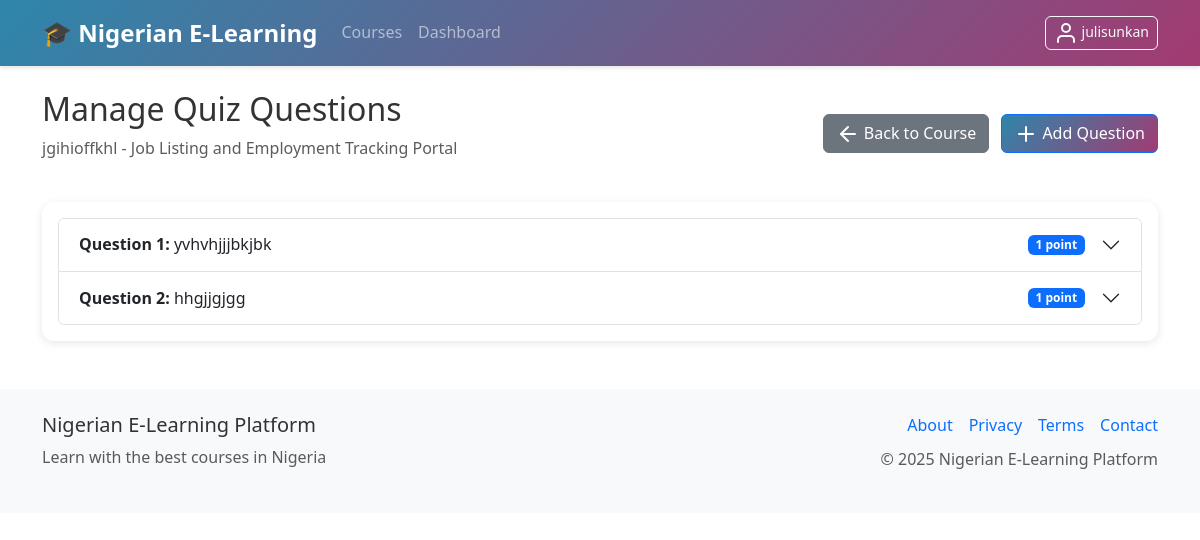
Screenshot of /instructor/quizzes/1/questions (signed in) with the database file from the repository.
### models.py (models this page shows, shortened)
class User(UserMixin, db.Model):
    id = db.Column(db.Integer, primary_key=True)
    username = db.Column(db.String(80), unique=True, nullable=False)
    email = db.Column(db.String(120), unique=True, nullable=False)
    password_hash = db.Column(db.String(256), nullable=False)
    role = db.Column(db.String(20), nullable=False, default='student')  # admin, instructor, tutor, student
    first_name = db.Column(db.String(50))
    last_name = db.Column(db.String(50))
    active = db.Column(db.Boolean, default=True)
    banned = db.Column(db.Boolean, default=False)
    ban_reason = db.Column(db.Text)
    email_verified = db.Column(db.Boolean, default=False)
    verification_token = db.Column(db.String(100))
    password_reset_token = db.Column(db.String(100))
    password_reset_expires = db.Column(db.DateTime)
    email_verification_token = db.Column(db.String(100))
    email_verification_expires = db.Column(db.DateTime)
    premium_user = db.Column(db.Boolean, default=False)
    instructor_verified = db.Column(db.Boolean, default=False)
    badge_level = db.Column(db.String(20), default='basic')  # basic, bronze, silver, gold, premium
    wallet_balance = db.Column(db.Float, default=0.0)
    created_at = db.Column(db.DateTime, default=datetime.utcnow)
    last_login = db.Column(db.DateTime)
    courses_created = db.relationship('Course', foreign_keys='Course.instructor_id', backref='instructor', lazy='dynamic')
    enrollments = db.relationship('Enrollment', backref='student', lazy='dynamic')
    payments = db.relationship('Payment', backref='user', lazy='dynamic')
    wallet_transactions = db.relationship('WalletTransaction', backref='user', lazy='dynamic')
    quiz_attempts = db.relationship('QuizAttempt', backref='user', lazy='dynamic')
    assignment_submissions = db.relationship('AssignmentSubmission', backref='user', lazy='dynamic')
    course_credits = db.relationship('CourseCredit', backref='student_credit', lazy='dynamic')
    withdrawal_requests = db.relationship('WithdrawalRequest', foreign_keys='WithdrawalRequest.tutor_id', backref='tutor', lazy='dynamic')
    @property
    def is_active(self):
        return bool(self.active and not self.banned)

class Quiz(db.Model):
    id = db.Column(db.Integer, primary_key=True)
    title = db.Column(db.String(200), nullable=False)
    description = db.Column(db.Text)
    course_id = db.Column(db.Integer, db.ForeignKey('course.id'), nullable=False)
    time_limit = db.Column(db.Integer, default=30)  # minutes
    max_attempts = db.Column(db.Integer, default=3)
    is_active = db.Column(db.Boolean, default=True)
    max_credits = db.Column(db.Integer, default=10)  # Maximum credits for this quiz
    pass_threshold = db.Column(db.Float, default=70.0)  # Minimum percentage to earn credits
    created_at = db.Column(db.DateTime, default=datetime.utcnow)
    questions = db.relationship('QuizQuestion', backref='quiz', lazy='dynamic', cascade='all, delete-orphan')
    attempts = db.relationship('QuizAttempt', backref='quiz', lazy='dynamic', cascade='all, delete-orphan')

class Course(db.Model):
    id = db.Column(db.Integer, primary_key=True)
    title = db.Column(db.String(200), nullable=False)
    description = db.Column(db.Text)
    category = db.Column(db.String(100), default='General')  # Added missing category field
    price = db.Column(db.Float, nullable=False, default=0.0)
    instructor_id = db.Column(db.Integer, db.ForeignKey('user.id'), nullable=False)
    is_active = db.Column(db.Boolean, default=True)
    approval_status = db.Column(db.String(20), default='pending')  # pending, approved, rejected
    approved_by = db.Column(db.Integer, db.ForeignKey('user.id'))  # admin who approved
    approved_at = db.Column(db.DateTime)
    rejection_reason = db.Column(db.Text)
    min_credits_for_certificate = db.Column(db.Integer, default=70)  # Minimum credits needed for certificate
    total_available_credits = db.Column(db.Integer, default=100)     # Total credits available in course
    created_at = db.Column(db.DateTime, default=datetime.utcnow)
    updated_at = db.Column(db.DateTime, default=datetime.utcnow, onupdate=datetime.utcnow)
    lessons = db.relationship('Lesson', backref='course', lazy='dynamic', cascade='all, delete-orphan')
    enrollments = db.relationship('Enrollment', backref='course', lazy='dynamic', cascade='all, delete-orphan')
    quizzes = db.relationship('Quiz', backref='course', lazy='dynamic', cascade='all, delete-orphan')
    assignments = db.relationship('Assignment', backref='course', lazy='dynamic', cascade='all, delete-orphan')
    course_credits = db.relationship('CourseCredit', backref='course', lazy='dynamic', cascade='all, delete-orphan')
    course_vouchers = db.relationship('Voucher', foreign_keys='Voucher.course_id', backref='course', lazy='dynamic', cascade='all, delete-orphan')

class QuizQuestion(db.Model):
    id = db.Column(db.Integer, primary_key=True)
    quiz_id = db.Column(db.Integer, db.ForeignKey('quiz.id'), nullable=False)
    question = db.Column(db.Text, nullable=False)
    option_a = db.Column(db.String(200))
    option_b = db.Column(db.String(200))
    option_c = db.Column(db.String(200))
    option_d = db.Column(db.String(200))
    correct_answer = db.Column(db.String(1), nullable=False)  # A, B, C, D
    points = db.Column(db.Integer, default=1)

### routes.py (the view)
@app.route('/instructor/quizzes/<int:quiz_id>/questions')
@login_required
@instructor_required
def instructor_quiz_questions(quiz_id):
    quiz = Quiz.query.get_or_404(quiz_id)
    course = quiz.course
    if current_user.role != 'admin' and course.instructor_id != current_user.id:
        flash('You can only manage questions from your own courses', 'danger')
        return redirect(url_for('manage_courses'))
    questions = QuizQuestion.query.filter_by(quiz_id=quiz_id).all()
    form = QuizQuestionForm()  # For CSRF token
    return render_template('instructor/quiz_questions.html', quiz=quiz, questions=questions, form=form)

### app.py (called while the page is built)
@login_manager.user_loader
def load_user(user_id):
    from models import User
    return User.query.get(int(user_id))

### routes.py (called while the page is built)
@app.context_processor
def inject_settings():
    settings = SystemSettings.query.first()
    return dict(settings=settings)

### utils.py (called while the page is built)
def instructor_required(f):
    @wraps(f)
    def decorated_function(*args, **kwargs):
        if not current_user.is_authenticated or current_user.role not in ['admin', 'instructor', 'tutor']:
            flash('Instructor access required', 'danger')
            return redirect(url_for('dashboard'))
        return f(*args, **kwargs)
    return decorated_function

### templates/instructor/quiz_questions.html (shortened to what this page needs)
{% extends "base.html" %}
{% block content %}
<div class="row">
    <div class="col-12">
        <div class="d-flex justify-content-between align-items-center mb-4">
            <div>
                <h2>Manage Quiz Questions</h2>
                <p class="text-muted">{{ quiz.title }} - {{ quiz.course.title }}</p>
            </div>
            <div>
                <a href="{{ url_for('course_detail', course_id=quiz.course_id) }}" class="btn btn-secondary me-2">
                    <i data-feather="arrow-left" class="me-1"></i>Back to Course
                </a>
                <a href="{{ url_for('instructor_add_question', quiz_id=quiz.id) }}" class="btn btn-primary">
                    <i data-feather="plus" class="me-1"></i>Add Question
                </a>
            </div>
        </div>
        <div class="card">
            <div class="card-body">
                {% if questions %}
                <div class="accordion" id="questionsAccordion">
                    {% for question in questions %}
                    <div class="accordion-item">
                        <h2 class="accordion-header" id="heading{{ question.id }}">
                            <button class="accordion-button collapsed" type="button" data-bs-toggle="collapse"
                                    data-bs-target="#collapse{{ question.id }}" aria-expanded="false">
                                <div class="d-flex justify-content-between align-items-center w-100 me-3">
                                    <span><strong>Question {{ loop.index }}:</strong> {{ question.question[:80] }}{% if question.question|length > 80 %}...{% endif %}</span>
                                    <span class="badge bg-primary">{{ question.points }} point{{ 's' if question.points != 1 else '' }}</span>
                                </div>
                            </button>
                        </h2>
                    </div>
                    {% endfor %}
                </div>
                {% endif %}
            </div>
        </div>
    </div>
</div>
{% endblock %}

### templates/base.html (shortened to what this page needs)
<!DOCTYPE html>
<html lang="en">
<head>
    {% set critical_css = get_critical_css() %}
    <link rel="preload" href="https://cdn.jsdelivr.net/npm/bootstrap@5.3.0/dist/css/bootstrap.min.css" as="style" onload="this.onload=null;this.rel='stylesheet'">
    <link rel="preload" href="{{ url_for('static', filename='css/style.css') }}" as="style" onload="this.onload=null;this.rel='stylesheet'">
</head>
<body>
    <nav class="navbar navbar-expand-lg navbar-dark bg-primary">
        <div class="container">
            <a class="navbar-brand" href="{{ url_for('index') }}">
                <strong>🎓 Nigerian E-Learning</strong>
            </a>
            <div class="collapse navbar-collapse" id="navbarNav">
                <ul class="navbar-nav me-auto">
                    <li class="nav-item">
                        <a class="nav-link" href="{{ url_for('courses') }}">Courses</a>
                    </li>
                    {% if current_user.is_authenticated %}
                    <li class="nav-item">
                        <a class="nav-link" href="{{ url_for('dashboard') }}">Dashboard</a>
                    </li>
                    {% endif %}
                </ul>
                <ul class="navbar-nav">
                    {% if current_user.is_authenticated %}
                    <li class="nav-item">
                        <button class="btn btn-outline-light btn-sm" type="button" data-bs-toggle="offcanvas" data-bs-target="#profileOffcanvas" aria-controls="profileOffcanvas">
                            <i data-feather="user"></i> {{ current_user.username }}
                        </button>
                    </li>
                    {% endif %}
                </ul>
            </div>
        </div>
    </nav>
    <main class="container my-4">
        {% block content %}{% endblock %}
    </main>
    <footer class="bg-light mt-5 py-4">
        <div class="container">
            <div class="row">
                <div class="col-md-6">
                    <h5>Nigerian E-Learning Platform</h5>
                    <p class="text-muted">Learn with the best courses in Nigeria</p>
                </div>
                <div class="col-md-6 text-md-end">
                    <div class="d-flex justify-content-md-end justify-content-center gap-3 mb-2">
                        <a href="#" class="text-decoration-none">About</a>
                        <a href="#" class="text-decoration-none">Privacy</a>
                        <a href="#" class="text-decoration-none">Terms</a>
                        <a href="#" class="text-decoration-none">Contact</a>
                    </div>
                    <p class="text-muted">© 2025 Nigerian E-Learning Platform</p>
                </div>
            </div>
        </div>
    </footer>
</body>
</html>

### static/css/style.css (style rules this page uses)
:root { --primary-color: #0d6efd; --success-color: #198754; --warning-color: #ffc107; --danger-color: #dc3545; --naira-color: #00b04f; --dark-color: #212529; --light-color: #f8f9fa; }
body { font-family: 'Segoe UI', Tahoma, Geneva, Verdana, sans-serif; line-height: 1.6; color: #333; }
.navbar-brand { font-weight: 700; font-size: 1.5rem; }
.navbar-nav .nav-link { font-weight: 500; transition: color 0.3s ease; }
.card { border: none; box-shadow: 0 0.125rem 0.25rem rgba(0, 0, 0, 0.075); transition: box-shadow 0.15s ease-in-out; }
.btn { border-radius: 0.375rem; font-weight: 500; transition: all 0.3s ease; }
.btn-primary { background-color: var(--primary-color); border-color: var(--primary-color); }
.badge { font-size: 0.75rem; font-weight: 600; }
footer { margin-top: auto; }

### templates/base.html (style rules this page uses)
:root { --vh: 1vh; }
.nav-link, .dropdown-item { padding: 12px 16px; }
.card { border-radius: 12px; box-shadow: 0 2px 8px rgba(0,0,0,0.1); }

### rows the page displays
User: username "julisunkan"
Quiz: title "jgihioffkhl"
Course: course "Job Listing and Employment Tracking Portal"
QuizQuestion: question "yvhvhjjjbkjbk", points "1"
QuizQuestion: question "hhgjjgjgg", points "1"
